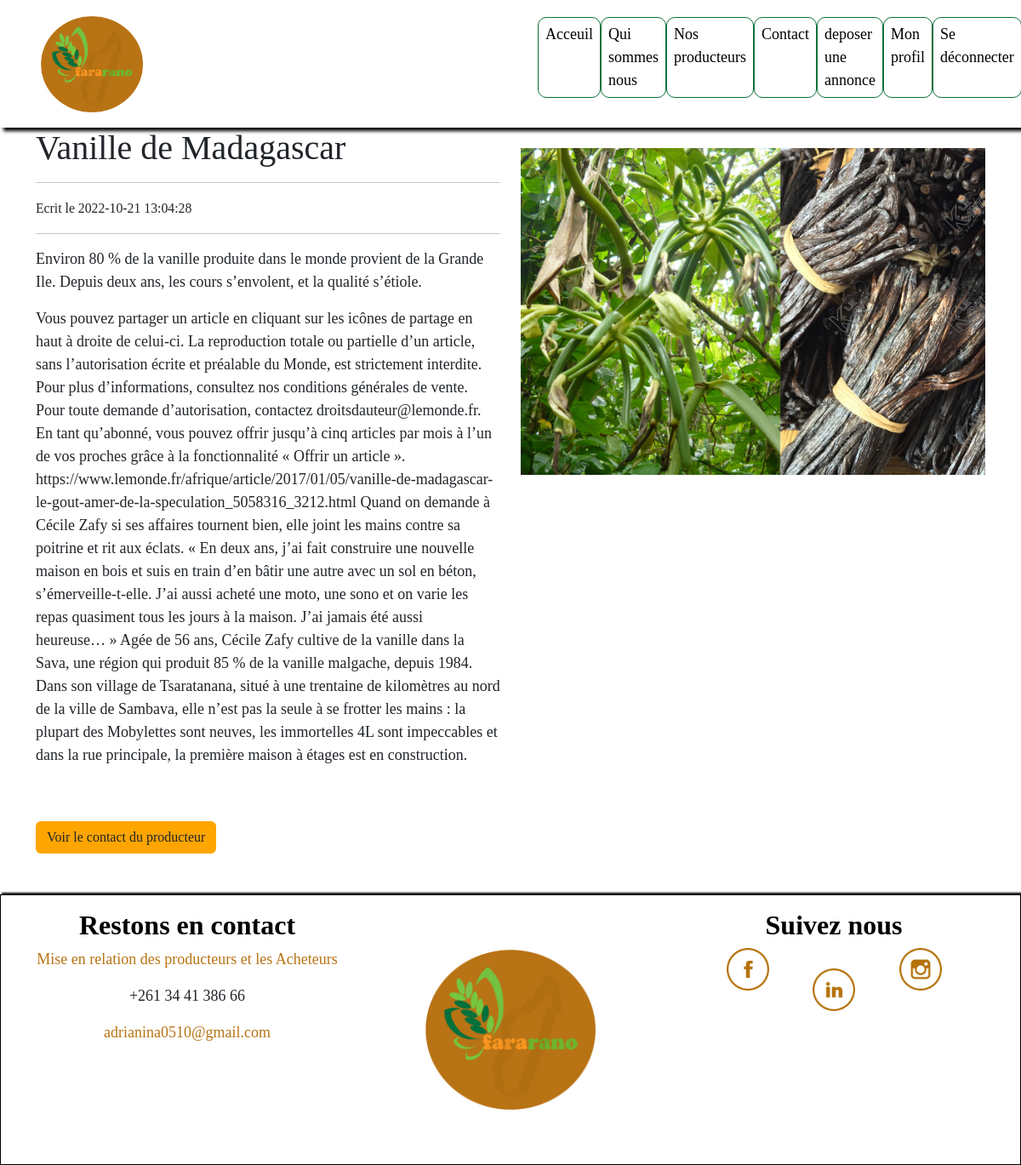
The page /article.php?controller=article&task=show&id=156 (signed in) on the database its author committed.
### tables this page shows
CREATE TABLE `articles` (
  `id` int(11) NOT NULL,
  `title` varchar(255) NOT NULL,
  `name` varchar(255) NOT NULL,
  `introduction` text NOT NULL,
  `content` text NOT NULL,
  `created_at` datetime NOT NULL,
  `image` varchar(255) NOT NULL
);

### libraries/Renderer.php (called while the page is built, shortened)
<?php
class Renderer
{
    public static function render($path, $variables = [])
    {
        extract($variables);
        require('templates/' . $path . '.html.php');
        require('templates/layout.html.php');
    }
}

### libraries/controllers/Article.php (called while the page is built, shortened)
<?php
require_once('libraries/autoload.php');
class Article
{
    public function __construct()
    {
        $this->model = new \Models\Article();
    }
    public function show()
    {
        $article_id = null;
        if (!empty($_GET['id']) && ctype_digit($_GET['id'])) {
            $article_id = $_GET['id'];
        }
        $article = $this->model->find($article_id);
        \Renderer::render('articles/show', compact('pageTitle', 'article', 'article_id'));
    }
}

### libraries/Application.php (called while the page is built, shortened)
<?php
class Application
{
    public static function process()
    {
        $task = "index";
        if(!empty($_GET['task']))
        {
            $task = $_GET['task'];
        }
        $controller = new $controllerName();
        $controller->$task();
    }
}

### article.php (called while the page is built)
<?php
require_once('libraries/autoload.php');
\Application::process();

### libraries/models/Model.php (called while the page is built, shortened)
<?php
class Model
{
    public function __construct()
    {
        $this->pdo = \Database::getPdo();
    }
}

### libraries/Database.php (called while the page is built)
<?php
class Database
{
    public static function getPdo()
    {
        $pdo = new PDO('mysql:host=localhost;dbname=fararano;charset=utf8', 'root', '', [
            PDO::ATTR_ERRMODE => PDO::ERRMODE_EXCEPTION,
            PDO::ATTR_DEFAULT_FETCH_MODE => PDO::FETCH_ASSOC
        ]);
        return $pdo;
    }
}

### libraries/models/Article.php (called while the page is built, shortened)
<?php
require_once('libraries/autoload.php');
class Article extends Model
{
    function find($id)
    {
        $query = $this->pdo->prepare("SELECT * FROM articles WHERE id = :article_id");
        $query->execute(['article_id' => $id]);
        $article = $query->fetch();
        return $article;
    }
}

### libraries/autoload.php (called while the page is built, shortened)
<?php
spl_autoload_register(function($className){
    $className = str_replace("\\", "/", $className);
});

### templates/articles/show.html.php (the view, shortened to what this page needs)
<div class="row">
    <div class="col-md-6">
        <h1><?= $article['title'] ?></h1>
        <hr>
        <small>Ecrit le <?= $article['created_at'] ?></small>
        <hr>
        <p><?= $article['introduction'] ?></p>
        <p><?= $article['content'] ?></p>
        <button type="button" class="btn btn-custom my-5" data-bs-toggle="modal" data-bs-target="#exampleModal">
            Voir le contact du producteur
        </button>
    </div>
    <div class="col-md-6">
        <img src="<?= $article['image'] ?>" class="card-img-top my-4" alt="...">
    </div>
</div>

### style.css (style rules this page uses)
body { margin: 0; padding: 0; box-sizing: border-box; font-size: 18px; font-family: 'Baskerville Old Face'; }
h1 { font-family: 'Cooper Black'; }
input[type=button], input[type=submit], button { background-color: #f89621; border: none; color: #fff; }
.btn-custom { background-color: orange; }

### rows shown on the page
articles: title "Vanille de Madagascar", created_at "2022-10-21 13:04:28", introduction "Environ 80 % de la vanille produite dans le monde provient de la Grande Ile. Depuis deux ans, les cours s’envolent, et la qualité s’étiole.", content "Vous pouvez partager un article en cliquant sur les icônes de partage en haut à droite de celui-ci. La reproduction totale ou partielle d’un article, sans l’autorisation écrite et préalable du Monde, est strictement interdite. Pour plus d’informations, consultez nos conditions générales de vente. Pour toute demande d’autorisation, contactez droitsdauteur@lemonde.fr. En tant qu’abonné, vous pouvez offrir jusqu’à cinq articles par mois à l’un de vos proches grâce à la fonctionnalité « Offrir un article ». https://www.lemonde.fr/afrique/article/2017/01/05/vanille-de-madagascar-le-gout-amer-de-la-speculation_5058316_3212.html Quand on demande à Cécile Zafy si ses affaires tournent bien, elle…", image (picture)
